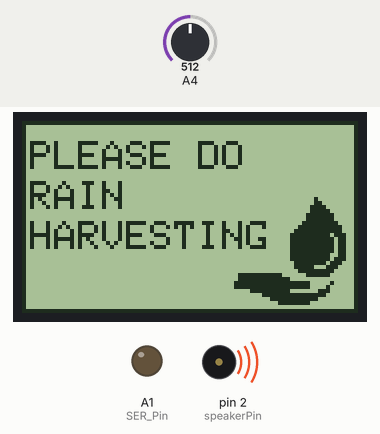
Recording of a sketch running on a simulated Arduino Uno, built with avr-gcc and run on an emulated ATmega328P. On the bench: 84×48 one-colour display, output pins drawn as LEDs (lit = HIGH), buzzer (waves = sounding, pin HIGH). The test bench sets the inputs (shaded band); at power-on: A4 = 512. Pins used as bus, display or sensor lines are not drawn.

Above: at 17.6 s.
17.7 s: A4 set to 590
23.0 s: A4 set to 617
At 23.6 s:
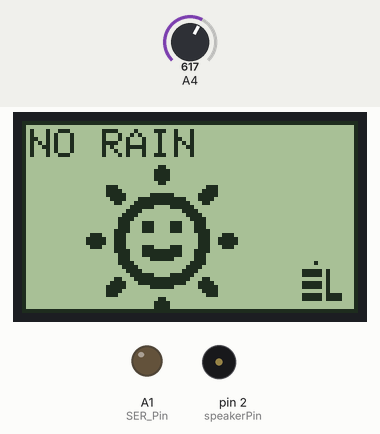
25.2 s: A4 set to 511
At 26.0 s:
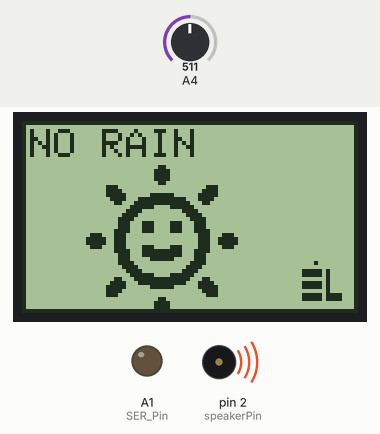
30.5 s: A4 set to 610
At 32.4 s:
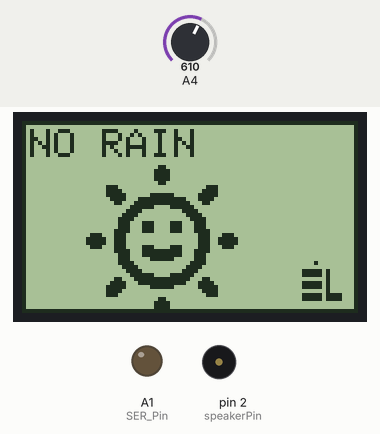
32.7 s: A4 set to 306
At 35.3 s:
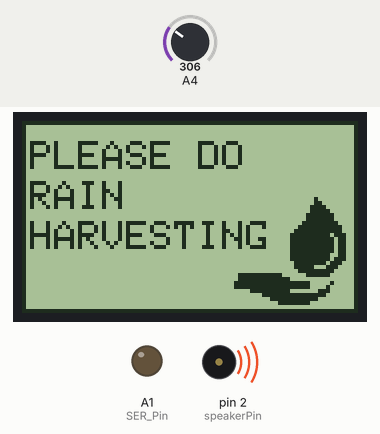
Timing chart, 0 to 39.0 s (numbered marks = the images above; inputs shaded):
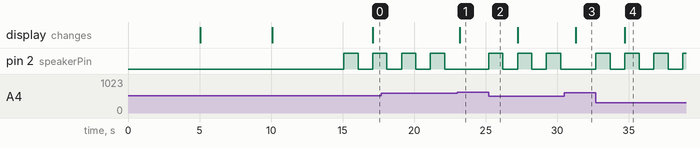

The sketch:

21_Rain_Detection_System.ino
```cpp
#include <Adafruit_GFX.h>
#include <Adafruit_PCD8544.h>
int moistureSensor=A4;
int sensorValue;
int SER_Pin=A1;
int RCLK_Pin=6;
int SRCLK_Pin = 5;
#define speakerPin 2
const byte logo_el[] PROGMEM = {16,10,
B00000000,B00000000,
B11111010,B00000000,
B11111010,B00000000,
B00000010,B00000000,
B11111010,B00000000,
B11111010,B00000000,
B00000010,B00000000,
B11111011,B11000000,
B11111011,B11000000,
B00000000,B00000000,
};

const byte r5[] PROGMEM = {88,48,
B00000000,B00000000,B00000000,B00000000,B00000000,B00000000,B00000000,B00000000,B00000000,B00000000,B00000000,
B00000000,B00000000,B00000000,B00000000,B00000000,B00000000,B00000000,B00000000,B00000000,B00000000,B00000000,
B00000000,B00000000,B00000000,B00000000,B00000000,B00000000,B00000000,B00000000,B00000000,B00000000,B00000000,
B00000000,B00000000,B00000000,B00000000,B00000000,B00000000,B00000000,B00000000,B00000000,B00000000,B00000000,
B00000000,B00000000,B00000000,B00000000,B00000000,B00000000,B00000000,B00000000,B00000000,B00000000,B00000000,
B00000000,B00000000,B00000000,B00000000,B00000000,B00000000,B00000000,B00000000,B00000000,B00000000,B00000000,
B00000000,B00000000,B00000000,B00000000,B00000000,B00000000,B00000000,B00000000,B00000000,B00000000,B00000000,
B00000000,B00000000,B00000000,B00000000,B00000000,B00000000,B00000000,B00000000,B00000000,B00000000,B00000000,
B00000000,B00000000,B00000000,B00000000,B00000000,B00000000,B00000000,B00000000,B00000000,B00000000,B00000000,
B00000000,B00000000,B00000000,B00000000,B00000000,B00000000,B00000000,B00000000,B00000000,B00000000,B00000000,
B00000000,B00000000,B00000000,B00000000,B00000000,B00000000,B00000000,B00000000,B00000000,B00000000,B00000000,
B00000000,B00000000,B00000000,B00000000,B00000000,B00000000,B00000000,B00000000,B00000000,B00000000,B00000000,
B00000000,B00000000,B00000000,B00000000,B00000000,B00000000,B00000000,B00000000,B00000000,B00000000,B00000000,
B00000000,B00000000,B00000000,B00000000,B00000000,B00000000,B00000000,B00000000,B00000000,B00000000,B00000000,
B00000000,B00000000,B00000000,B00000000,B00000000,B00000000,B00000000,B00000000,B00000000,B00000000,B00000000,
B00000000,B00000000,B00000000,B00000000,B00000000,B00000000,B00000000,B00000000,B00000000,B00000000,B00000000,
B00000000,B00000000,B00000000,B00000000,B00000000,B00000000,B00000000,B00000000,B00000000,B00000000,B00000000,
B00000000,B00000000,B00000000,B00000000,B00000000,B00000000,B00000000,B00000000,B00000000,B00000000,B00000000,
B00000000,B00000000,B00000000,B00000000,B00000000,B00000000,B00000000,B00000000,B00000000,B00000000,B00000000,
B00000000,B00000000,B00000000,B00010000,B00000000,B00000000,B00000000,B00000000,B00000000,B00000000,B00000000,
B00000000,B00000000,B00000000,B00011000,B00000000,B00000000,B00000000,B00000000,B00000000,B00000000,B00000000,
B00000000,B00000000,B00000000,B00111100,B00000000,B00000000,B00000000,B00000000,B00000000,B00000000,B00000000,
B00000000,B00000000,B00000000,B00111110,B00000000,B00000000,B00000000,B00000000,B00000000,B00000000,B00000000,
B00000000,B00000000,B00000000,B01111111,B00000000,B00000000,B00000000,B00000000,B00000000,B00000000,B00000000,
B00000000,B00000000,B00000000,B01111111,B00000000,B00000000,B00000000,B00000000,B00000000,B00000000,B00000000,
B00000000,B00000000,B00000000,B11111111,B10000000,B00000000,B00000000,B00000000,B00000000,B00000000,B00000000,
B00000000,B00000000,B00000001,B11111111,B11000000,B00000000,B00000000,B00000000,B00000000,B00000000,B00000000,
B00000000,B00000000,B00000011,B11111111,B11000000,B00000000,B00000000,B00000000,B00000000,B00000000,B00000000,
B00000000,B00000000,B00000111,B11111110,B11100000,B00000000,B00000000,B00000000,B00000000,B00000000,B00000000,
B00000000,B00000000,B00000111,B11111111,B01100000,B00000000,B00000000,B00000000,B00000000,B00000000,B00000000,
B00000000,B00000000,B00000111,B11111111,B01100000,B00000000,B00000000,B00000000,B00000000,B00000000,B00000000,
B00000000,B00000000,B00000111,B11111111,B01100000,B00000000,B00000000,B00000000,B00000000,B00000000,B00000000,
B00000000,B00000000,B00000111,B11111111,B01100000,B00000000,B00000000,B00000000,B00000000,B00000000,B00000000,
B00000000,B00000000,B00000111,B11111110,B01100000,B00000000,B00000000,B00000000,B00000000,B00000000,B00000000,
B00000000,B00000000,B00000111,B11111110,B11100000,B00000000,B00000000,B00000000,B00000000,B00000000,B00000000,
B00000000,B00000000,B00000011,B11111101,B11000000,B00000000,B00000000,B00000000,B00000000,B00000000,B00000000,
B00000000,B00000000,B00000011,B11100011,B10000000,B00000000,B00000000,B00000000,B00000000,B00000000,B00000000,
B00000000,B00000000,B00000001,B11111111,B00000000,B00000000,B00000000,B00000000,B00000000,B00000000,B00000000,
B00000000,B11111111,B11100000,B01111110,B00000000,B00000000,B00000000,B00000000,B00000000,B00000000,B00000000,
B00000000,B11111111,B11111000,B00000000,B00000000,B00000000,B00000000,B00000000,B00000000,B00000000,B00000000,
B00000001,B11111111,B11111111,B11000001,B00000000,B00000000,B00000000,B00000000,B00000000,B00000000,B00000000,
B00000001,B11111111,B11111111,B11000010,B00000000,B00000000,B00000000,B00000000,B00000000,B00000000,B00000000,
B00000000,B00011111,B11111000,B00001110,B00000000,B00000000,B00000000,B00000000,B00000000,B00000000,B00000000,
B00000000,B00000011,B11111111,B11111100,B00000000,B00000000,B00000000,B00000000,B00000000,B00000000,B00000000,
B00000000,B00000000,B11111111,B11110000,B00000000,B00000000,B00000000,B00000000,B00000000,B00000000,B00000000,
B00000000,B00000000,B00111111,B11000000,B00000000,B00000000,B00000000,B00000000,B00000000,B00000000,B00000000,
B00000000,B00000000,B00000000,B00000000,B00000000,B00000000,B00000000,B00000000,B00000000,B00000000,B00000000,
B00000000,B00000000,B00000000,B00000000,B00000000,B00000000,B00000000,B00000000,B00000000,B00000000,B00000000,
};
const byte s5[] PROGMEM = {88,48,
B00000000,B00000000,B00000000,B00000000,B00000000,B00000000,B00000000,B00000000,B00000000,B00000000,B00000000,
B00000000,B00000000,B00000000,B00000000,B00000000,B00000000,B00000000,B00000000,B00000000,B00000000,B00000000,
B00000000,B00000000,B00000000,B00000000,B00000000,B00000000,B00000000,B00000000,B00000000,B00000000,B00000000,
B00000000,B00000000,B00000000,B00000000,B00000000,B00000000,B00000000,B00000000,B00000000,B00000000,B00000000,
B00000000,B00000000,B00000000,B00000000,B00000000,B00000000,B00000000,B00000000,B00000000,B00000000,B00000000,
B00000000,B00000000,B00000000,B00000000,B00000000,B00000000,B00000000,B00000000,B00000000,B00000000,B00000000,
B00000000,B00000000,B00000000,B00000000,B00000000,B00000000,B00000000,B00000000,B00000000,B00000000,B00000000,
B00000000,B00000000,B00000000,B00000000,B00000000,B00000000,B00000000,B00000000,B00000000,B00000000,B00000000,
B00000000,B00000000,B00000000,B00000000,B00000000,B00000000,B00000000,B00000000,B00000000,B00000000,B00000000,
B00000000,B00000000,B00000000,B00000000,B00000000,B00000000,B00000000,B00000000,B00000000,B00000000,B00000000,
B00000000,B00000000,B00000000,B00000000,B00000000,B00000000,B00000000,B00000000,B00000000,B00000000,B00000000,
B00000000,B00000000,B00110000,B00000000,B00000000,B00000000,B00000000,B00000000,B00000000,B00000000,B00000000,
B00000000,B00000000,B01111000,B00000000,B00000000,B00000000,B00000000,B00000000,B00000000,B00000000,B00000000,
B00000000,B00000000,B01111000,B00000000,B00000000,B00000000,B00000000,B00000000,B00000000,B00000000,B00000000,
B00000000,B00000000,B01111000,B00000000,B00000000,B00000000,B00000000,B00000000,B00000000,B00000000,B00000000,
B00000000,B00000000,B00110000,B00000000,B00000000,B00000000,B00000000,B00000000,B00000000,B00000000,B00000000,
B00000111,B00000000,B00000000,B00000011,B10000000,B00000000,B00000000,B00000000,B00000000,B00000000,B00000000,
B00000111,B10000000,B00000000,B00000111,B10000000,B00000000,B00000000,B00000000,B00000000,B00000000,B00000000,
B00000111,B11000000,B11111100,B00001111,B10000000,B00000000,B00000000,B00000000,B00000000,B00000000,B00000000,
B00000011,B11000111,B11111111,B10001111,B00000000,B00000000,B00000000,B00000000,B00000000,B00000000,B00000000,
B00000001,B10001111,B11111111,B11000110,B00000000,B00000000,B00000000,B00000000,B00000000,B00000000,B00000000,
B00000000,B00011111,B10000111,B11100000,B00000000,B00000000,B00000000,B00000000,B00000000,B00000000,B00000000,
B00000000,B00111100,B00000000,B11110000,B00000000,B00000000,B00000000,B00000000,B00000000,B00000000,B00000000,
B00000000,B01111000,B00000000,B01111000,B00000000,B00000000,B00000000,B00000000,B00000000,B00000000,B00000000,
B00000000,B11110000,B00000000,B00111100,B00000000,B00000000,B00000000,B00000000,B00000000,B00000000,B00000000,
B00000000,B11100011,B10000111,B00011100,B00000000,B00000000,B00000000,B00000000,B00000000,B00000000,B00000000,
B00000000,B11100011,B10000111,B00011100,B00000000,B00000000,B00000000,B00000000,B00000000,B00000000,B00000000,
B00000001,B11100011,B10000111,B00011110,B00000000,B00000000,B00000000,B00000000,B00000000,B00000000,B00000000,
B01110001,B11000000,B00000000,B00001110,B00111000,B00000000,B00000000,B00000000,B00000000,B00000000,B00000000,
B11111001,B11000000,B00000000,B00001110,B01111100,B00000000,B00000000,B00000000,B00000000,B00000000,B00000000,
B11111001,B11000000,B00000000,B00001110,B01111100,B00000000,B00000000,B00000000,B00000000,B00000000,B00000000,
B01110001,B11000011,B10000111,B00001110,B00111000,B00000000,B00000000,B00000000,B00000000,B00000000,B00000000,
B00000001,B11100011,B11111111,B00011110,B00000000,B00000000,B00000000,B00000000,B00000000,B00000000,B00000000,
B00000000,B11100011,B11111111,B00011100,B00000000,B00000000,B00000000,B00000000,B00000000,B00000000,B00000000,
B00000000,B11100000,B11111100,B00011100,B00000000,B00000000,B00000000,B00000000,B00000000,B00000000,B00000000,
B00000000,B11110000,B00000000,B00111100,B00000000,B00000000,B00000000,B00000000,B00000000,B00000000,B00000000,
B00000000,B01111000,B00000000,B01111000,B00000000,B00000000,B00000000,B00000000,B00000000,B00000000,B00000000,
B00000000,B00111100,B00000000,B11110000,B00000000,B00000000,B00000000,B00000000,B00000000,B00000000,B00000000,
B00000000,B00011111,B10000111,B11100000,B00000000,B00000000,B00000000,B00000000,B00000000,B00000000,B00000000,
B00000001,B10001111,B11111111,B11000110,B00000000,B00000000,B00000000,B00000000,B00000000,B00000000,B00000000,
B00000011,B11000111,B11111111,B10001111,B00000000,B00000000,B00000000,B00000000,B00000000,B00000000,B00000000,
B00000111,B11000000,B11111100,B00001111,B10000000,B00000000,B00000000,B00000000,B00000000,B00000000,B00000000,
B00000111,B10000000,B00000000,B00000111,B10000000,B00000000,B00000000,B00000000,B00000000,B00000000,B00000000,
B00000111,B00000000,B00000000,B00000011,B10000000,B00000000,B00000000,B00000000,B00000000,B00000000,B00000000,
B00000000,B00000000,B00110000,B00000000,B00000000,B00000000,B00000000,B00000000,B00000000,B00000000,B00000000,
B00000000,B00000000,B01111000,B00000000,B00000000,B00000000,B00000000,B00000000,B00000000,B00000000,B00000000,
B00000000,B00000000,B01111000,B00000000,B00000000,B00000000,B00000000,B00000000,B00000000,B00000000,B00000000,
B00000000,B00000000,B01111000,B00000000,B00000000,B00000000,B00000000,B00000000,B00000000,B00000000,B00000000,
};

#define number_of_74hc595s 3
#define numOfRegisterPins number_of_74hc595s*10
boolean registers[numOfRegisterPins];
Adafruit_PCD8544 display= Adafruit_PCD8544(8,9,10,12,11);

  void setup()
  {
  Serial.begin(9600);
  pinMode(A4,INPUT);
  pinMode(SER_Pin,OUTPUT);
  pinMode(RCLK_Pin,OUTPUT);
  pinMode(SRCLK_Pin,OUTPUT);
  pinMode(speakerPin, OUTPUT);
 clearRegisters();
  writeRegisters();
  display.begin();
  display.setContrast(50);
  display.clearDisplay();
  display_El_logo();
  display_L2S();
  display_title();
}
 void loop()
  {
    display.drawBitmap(70,35,logo_el,10,10,BLACK);
    display.clearDisplay();
    display.drawRect(0,0,84,48,BLACK);
    int value=analogRead(A4);
    if(value<=600)
    {
  display.setCursor(2,5);
  display.print("PLEASE DO");
   display.setCursor(2,15);
  display.print("RAIN");
  display.setCursor(2,25);
  display.print("HARVESTING");
  display.setTextSize(1);
  display.setTextColor(BLACK);
  digitalWrite(speakerPin,HIGH);
  delay(1000);
  digitalWrite(speakerPin,LOW);
  delay(1000);
  display.drawBitmap(30,0,r5,84,48,BLACK);
  display.display();
  display.clearDisplay();
    }
 else
 {
  display.setCursor(2,2);
  display.print("NO RAIN");
  display.setTextSize(1);
  display.setTextColor(BLACK);
  digitalWrite(speakerPin,LOW);
  display.drawBitmap(70,35,logo_el,10,10,BLACK);
  display.drawBitmap(0,0,s5,84,48,BLACK);
  display.display();
  display.clearDisplay();
 }
  }
  //***********************Elintlabz logo*****************************************//
void display_El_logo()
{
   display.fillRect(15,2,21,6,BLACK);
   display.fillRect(15,12,21,6,BLACK);
   display.fillRect(15,22,21,6,BLACK);
   display.fillRect(45,2,6,26,BLACK);
   display.fillRect(50,22,18,6,BLACK);
   display.setCursor(15,35);
   display.print("ElintLabz");
   display.display();
   delay(5000);
   display.clearDisplay();
}

//********************************learn2solder****************************************//

void display_L2S()
{
  display.drawRect(0, 0, 84 , 48,BLACK);
  display.setCursor(26, 10);
  display.println("LEARN");
  display.setCursor(38,20);
  display.println("2");
  display.setCursor(22,30);
  display.println("SOLDER");
  display.display();
  delay(5000);
  display.clearDisplay();
}

//********************************Title********************************************//
void display_title()
{
  display.drawRect(0, 0, 84 , 48,BLACK);
  display.setCursor(6,10);
  display.println("RAIN");
  display.setCursor(6,20);
  display.println("HARVESTING");
  display.setCursor(6,30);
  display.println("SYSTEM");
  display.drawBitmap(70,35,logo_el,10,10,BLACK);
  display.display();
  delay(5000);
  display.clearDisplay();
}

//********************************clear bargraph**********************//

 void writeRegisters(){

  digitalWrite(RCLK_Pin, LOW);

  for(int i = numOfRegisterPins - 1; i >=  0; i--){
    digitalWrite(SRCLK_Pin, LOW);

    int val = registers[i];

    digitalWrite(SER_Pin, val);
    digitalWrite(SRCLK_Pin, HIGH);

  }
  digitalWrite(RCLK_Pin, HIGH);

}
void clearRegisters(){
  for(int i = numOfRegisterPins - 1; i >=  0; i--){
     registers[i] = LOW;
  }
  writeRegisters();
}
```

Measured:
- the behaviour switches between 600 and 601 on A4 (found by bisection; images 0 and 1)
- after the input at 23.0 s, pin 2 (speakerPin): stays LOW (without the input it goes to HIGH after 0.16 s); the display: changes after 0.18 s (image 1)
- after the input at 25.2 s, pin 2 (speakerPin): alternates HIGH for 1.0 s and LOW for 1.0 s, starting at once
- after the input at 30.5 s, pin 2 (speakerPin): stays LOW (without the input it goes to HIGH after 0.77 s); the display: changes after 0.78 s (image 3)
- after the input at 32.7 s, pin 2 (speakerPin): alternates HIGH for 1.0 s and LOW for 1.0 s, starting at once; the display: changes after 2.0 s (image 4)
- by itself, pin 2 (speakerPin): alternates HIGH for 1.0 s and LOW for 1.0 s
